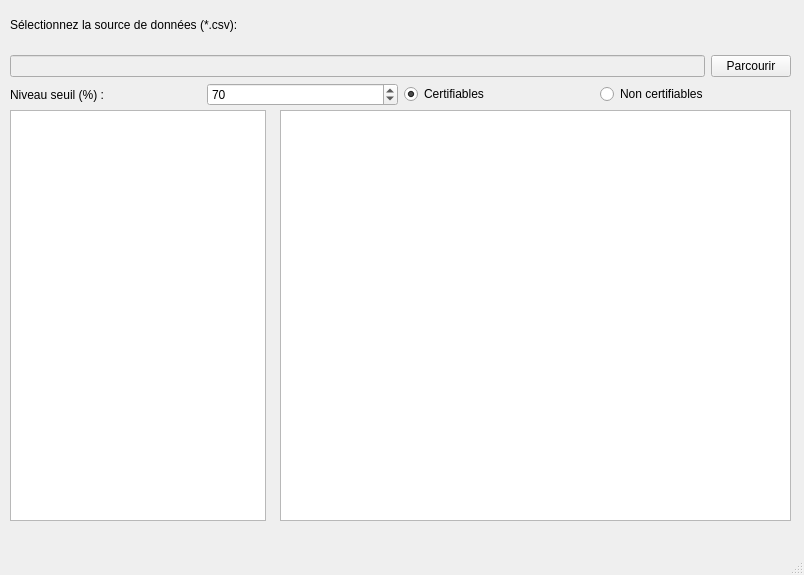
<?xml version="1.0" encoding="UTF-8"?>
<ui version="4.0">
 <class>MainWindow</class>
 <widget class="QMainWindow" name="MainWindow">
  <property name="geometry">
   <rect>
    <x>0</x>
    <y>0</y>
    <width>804</width>
    <height>575</height>
   </rect>
  </property>
  <property name="windowTitle">
   <string>MainWindow</string>
  </property>
  <widget class="QWidget" name="mainLayout">
   <widget class="QWidget" name="verticalLayoutWidget">
    <property name="geometry">
     <rect>
      <x>10</x>
      <y>0</y>
      <width>781</width>
      <height>106</height>
     </rect>
    </property>
    <layout class="QVBoxLayout" name="verticalLayout">
     <item>
      <widget class="QLabel" name="selectSourceLabel">
       <property name="text">
        <string>Sélectionnez la source de données (*.csv):</string>
       </property>
      </widget>
     </item>
     <item>
      <layout class="QHBoxLayout" name="horizontalLayout">
       <item>
        <widget class="QLineEdit" name="filePathWidget">
         <property name="enabled">
          <bool>false</bool>
         </property>
        </widget>
       </item>
       <item>
        <widget class="QPushButton" name="browseButton">
         <property name="mouseTracking">
          <bool>false</bool>
         </property>
         <property name="toolTip">
          <string extracomment="Parcourir le système de fichiers"/>
         </property>
         <property name="text">
          <string>Parcourir</string>
         </property>
         <property name="icon">
          <iconset theme="folder">
           <normaloff>../../../.designer/backup</normaloff>../../../.designer/backup</iconset>
         </property>
        </widget>
       </item>
      </layout>
     </item>
     <item>
      <layout class="QHBoxLayout" name="horizontalLayout_2">
       <item>
        <widget class="QLabel" name="scoreLabel">
         <property name="text">
          <string>Niveau seuil (%) :</string>
         </property>
        </widget>
       </item>
       <item>
        <widget class="QSpinBox" name="scoreSpinBox">
         <property name="maximum">
          <number>100</number>
         </property>
         <property name="value">
          <number>70</number>
         </property>
        </widget>
       </item>
       <item>
        <widget class="QRadioButton" name="certifiableRadio">
         <property name="enabled">
          <bool>true</bool>
         </property>
         <property name="text">
          <string>Certifiables</string>
         </property>
         <property name="checked">
          <bool>true</bool>
         </property>
        </widget>
       </item>
       <item>
        <widget class="QRadioButton" name="nonCertifiableRadio">
         <property name="text">
          <string>Non certifiables</string>
         </property>
        </widget>
       </item>
      </layout>
     </item>
    </layout>
   </widget>
   <widget class="QListView" name="pupilList">
    <property name="geometry">
     <rect>
      <x>10</x>
      <y>110</y>
      <width>256</width>
      <height>411</height>
     </rect>
    </property>
   </widget>
   <widget class="QTreeView" name="pupilDetail">
    <property name="geometry">
     <rect>
      <x>280</x>
      <y>110</y>
      <width>511</width>
      <height>411</height>
     </rect>
    </property>
    <property name="headerHidden">
     <bool>true</bool>
    </property>
   </widget>
  </widget>
  <widget class="QMenuBar" name="menubar">
   <property name="geometry">
    <rect>
     <x>0</x>
     <y>0</y>
     <width>804</width>
     <height>19</height>
    </rect>
   </property>
  </widget>
  <widget class="QStatusBar" name="statusbar"/>
 </widget>
 <resources/>
 <connections/>
</ui>
